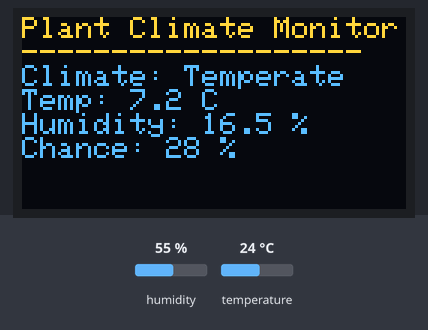
A sketch run on a simulated ESP32. Parts: 128×64 one-colour display. The inputs (shaded band) are chosen by the test bench; at power-on: humidity 55 %, temperature 24 °C. The OLED is the two-colour kind (top 16 rows yellow); what the sketch prints to the serial monitor is not drawn.

Above: at 6.8 s.
6.9 s: humidity set to 22 %
At 11.1 s:
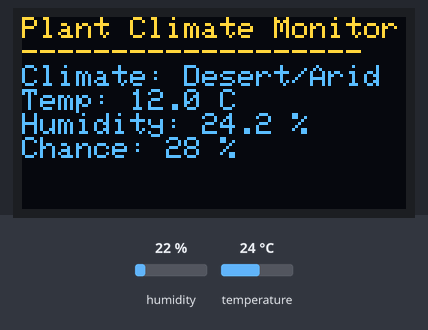
16.8 s: temperature set to 41 °C
At 18.4 s:
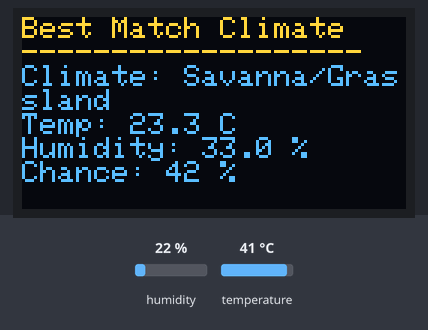
23.5 s: humidity set to 40 %
At 26.9 s:
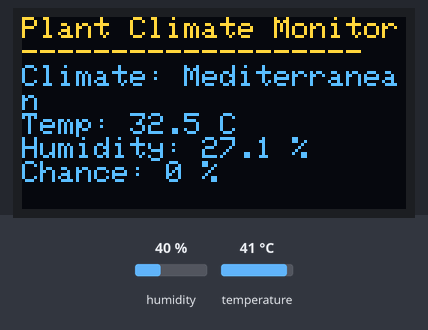
29.5 s: humidity set to 88 %
At 31.2 s:
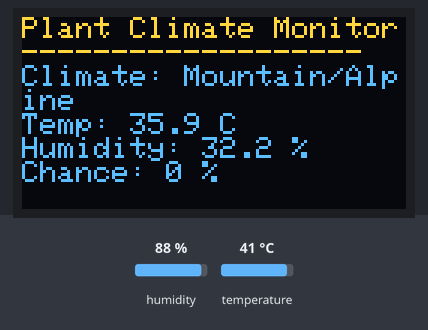
39.4 s: temperature set to 12 °C
At 42.7 s:
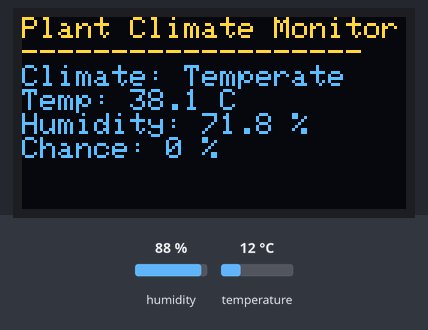
45.5 s: temperature set to 19 °C
At 51.2 s:
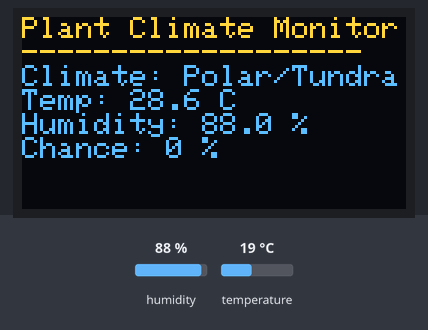
Timing chart, 0 to 52.7 s (numbered marks = the images above; inputs shaded):
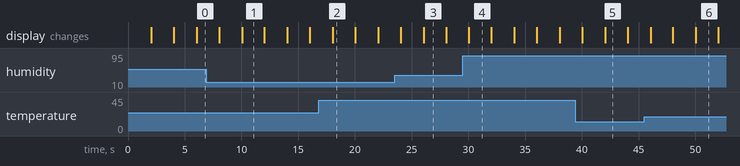

Measured:
- after the input at 16.8 s, the display: changes after 1.2 s (image 2)
- what the display in image 1 shows lasts 2.0 s, from 10.0 s to 12.0 s

The sketch:

esp32_plant_climate_detector.ino
```cpp
#include <SPI.h>
#include <Adafruit_GFX.h>
#include <Adafruit_SSD1306.h>
#include <DHT.h>

// ------------------- OLED Setup -------------------
#define SCREEN_WIDTH 128
#define SCREEN_HEIGHT 64
#define OLED_MOSI 23
#define OLED_CLK 18
#define OLED_CS 5
#define OLED_DC 16
#define OLED_RESET 17

Adafruit_SSD1306 display(SCREEN_WIDTH, SCREEN_HEIGHT, &SPI, OLED_DC, OLED_RESET, OLED_CS);

// ------------------- DHT Setup -------------------
#define DHTPIN 4
#define DHTTYPE DHT11
DHT dht(DHTPIN, DHTTYPE);

// ------------------- Calibration Settings -------------------
float tempCalibration = 0.0;  // adjust if needed (Â°C)
float humCalibration  = 0.0;  // adjust if needed (%)

// ------------------- Moving Average -------------------
#define WINDOW_SIZE 10
float tempWindow[WINDOW_SIZE] = {0};
float humWindow[WINDOW_SIZE] = {0};
int indexWin = 0;

// ------------------- Timing -------------------
unsigned long lastUpdate = 0;
const unsigned long updateInterval = 2000; // every 2 sec
int slideIndex = 0; // cycles 0Ã¢â‚¬â€œ8 (0Ã¢â‚¬â€œ7 climates, 8 best match)

// ------------------- Climate Types -------------------
const String climateTypes[8] = {
  "Tropical","Subtropical","Temperate","Mediterranean",
  "Desert/Arid","Mountain/Alpine","Polar/Tundra","Savanna/Grassland"
};

// ------------------- Ideal Ranges -------------------
struct ClimateRange {
  float tempMin, tempMax;
  float humMin, humMax;
};

ClimateRange climateRanges[8] = {
  {20,30,70,90},    // Tropical
  {10,30,60,80},    // Subtropical
  {0,25,50,70},     // Temperate
  {10,30,40,60},    // Mediterranean
  {20,45,10,30},    // Desert/Arid
  {-5,15,40,70},    // Mountain/Alpine
  {-20,10,50,80},   // Polar/Tundra
  {20,30,30,60}     // Savanna/Grassland
};

// ------------------- Setup -------------------
void setup() {
  Serial.begin(115200);
  dht.begin();

  if (!display.begin(SSD1306_SWITCHCAPVCC)) {
    Serial.println(F("SSD1306 allocation failed"));
    for (;;);
  }

  display.clearDisplay();
  display.setTextSize(1);
  display.setTextColor(SSD1306_WHITE);

  Serial.println(" Smart Plant Climate Monitor Started...");
}

// ------------------- Main Loop -------------------
void loop() {
  unsigned long currentMillis = millis();
  if (currentMillis - lastUpdate >= updateInterval) {
    lastUpdate = currentMillis;

    // Read sensor (with calibration)
    float temp = dht.readTemperature() + tempCalibration;
    float hum  = dht.readHumidity() + humCalibration;

    if (isnan(temp) || isnan(hum)) {
      displayError(" DHT11 Error!");
      Serial.println("Failed to read from DHT sensor!");
      return;
    }

    // Apply moving average smoothing
    tempWindow[indexWin] = temp;
    humWindow[indexWin] = hum;
    indexWin = (indexWin + 1) % WINDOW_SIZE;

    float avgTemp = 0, avgHum = 0;
    for (int i = 0; i < WINDOW_SIZE; i++) {
      avgTemp += tempWindow[i];
      avgHum += humWindow[i];
    }
    avgTemp /= WINDOW_SIZE;
    avgHum /= WINDOW_SIZE;

    // Display either individual climate slide or best match
    if (slideIndex < 8) {
      displayClimateSlide(avgTemp, avgHum, slideIndex);
    } else {
      displayBestMatch(avgTemp, avgHum);
    }

    slideIndex = (slideIndex + 1) % 9; // rotate 0Ã¢â‚¬â€œ8
  }
}

// ------------------- Display Error -------------------
void displayError(String msg) {
  display.clearDisplay();
  display.setCursor(0,0);
  display.println(msg);
  display.display();
}

// ------------------- Plant Chance Calculation -------------------
int calculatePlantChance(int index, float temp, float hum) {
  ClimateRange range = climateRanges[index];

  float tempScore = 1.0 - abs((temp - (range.tempMin + range.tempMax)/2) / ((range.tempMax - range.tempMin)/2));
  float humScore  = 1.0 - abs((hum  - (range.humMin + range.humMax)/2) / ((range.humMax - range.humMin)/2));

  tempScore = constrain(tempScore, 0, 1);
  humScore  = constrain(humScore, 0, 1);

  return int((tempScore*50 + humScore*50)); // balanced weighting
}

// ------------------- Display Climate Slide -------------------
void displayClimateSlide(float temp, float hum, int index) {
  String climate = climateTypes[index];
  int chance = calculatePlantChance(index, temp, hum);

  display.clearDisplay();
  display.setCursor(0,0);
  display.println("Plant Climate Monitor");
  display.println("-------------------");
  display.println("Climate: " + climate);
  display.println("Temp: " + String(temp,1) + " C");
  display.println("Humidity: " + String(hum,1) + " %");
  display.println("Chance: " + String(chance) + " %");
  display.display();

  Serial.print("Climate: "); Serial.print(climate);
  Serial.print(" | Temp: "); Serial.print(temp);
  Serial.print("Â°C | Hum: "); Serial.print(hum);
  Serial.print("% | Chance: "); Serial.println(chance);
}

// ------------------- Display Best Match -------------------
void displayBestMatch(float temp, float hum) {
  int bestIndex = 0;
  int bestChance = 0;

  for (int i = 0; i < 8; i++) {
    int chance = calculatePlantChance(i, temp, hum);
    if (chance > bestChance) {
      bestChance = chance;
      bestIndex = i;
    }
  }

  display.clearDisplay();
  display.setCursor(0,0);
  display.println("Best Match Climate");
  display.println("-------------------");
  display.println("Climate: " + climateTypes[bestIndex]);
  display.println("Temp: " + String(temp,1) + " C");
  display.println("Humidity: " + String(hum,1) + " %");
  display.println("Chance: " + String(bestChance) + " %");
  display.display();

  Serial.print("Best Match Climate: ");
  Serial.print(climateTypes[bestIndex]);
  Serial.print(" | Chance: ");
  Serial.println(bestChance);
}
```
